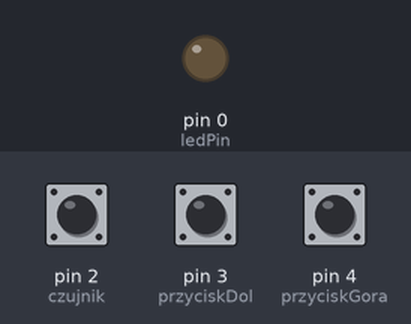
A sketch run on a simulated Arduino Uno, built with avr-gcc and run on an emulated ATmega328P. On the bench: output pins drawn as LEDs (lit = HIGH). The inputs (shaded band) are chosen by the test bench; at power-on: pin 4 (przyciskGora) HIGH, pin 2 (czujnik) HIGH, pin 3 (przyciskDol) HIGH.

Above: at 1.2 s.
1.3 s: pin 4 (przyciskGora) pulled LOW for 0.15 s
At 1.8 s:
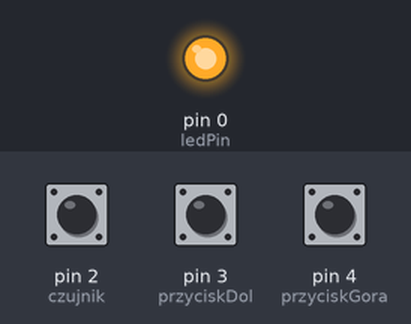
2.9 s: pin 2 (czujnik) pulled LOW for 0.15 s
At 4.0 s:
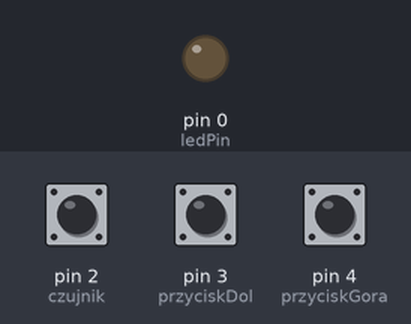
6.0 s: pin 2 (czujnik) pulled LOW for 1 s
Timing chart, 0 to 11.8 s (numbered marks = the images above; inputs shaded):
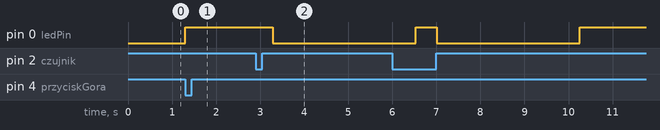

Measured:
- after the input at 1.3 s, pin 0 (ledPin): LOW → HIGH at once
- after the input at 2.9 s, pin 0 (ledPin): HIGH → LOW after 0.39 s

The sketch:

5_sterownik_LEDkod.ino
```cpp
const int ledPin = 0;
const int czujnik = 2;
const int przyciskDol = 3;
const int przyciskGora = 4;

bool poprzedniStan = HIGH;
bool czyPracuje = false;
float faza = 0.5;

unsigned long czasWcisniecia = 0;
unsigned long ostatniaZmiana = 0;
unsigned long ostatniKrokAnimacji = 0;

bool oczekiwanie = false;

float maxJasnosc = 125;
const float krokJasnosci = 3;
const int odstepZmiany = 30;
const int odstepAnimacji = 1;

void setup() {
  pinMode(ledPin, OUTPUT);
  pinMode(czujnik, INPUT_PULLUP);
  pinMode(przyciskDol, INPUT_PULLUP);
  pinMode(przyciskGora, INPUT_PULLUP);
}

void loop() {
  bool stan = digitalRead(czujnik);
  bool dol = digitalRead(przyciskDol) == LOW;
  bool gora = digitalRead(przyciskGora) == LOW;


  if (millis() - ostatniaZmiana >= odstepZmiany) {
    if (dol) {
      maxJasnosc -= krokJasnosci;
      if (maxJasnosc < 10) maxJasnosc = 10;
      ostatniaZmiana = millis();
    }
    if (gora) {
      maxJasnosc += krokJasnosci;
      if (maxJasnosc > 255) maxJasnosc = 255;
      ostatniaZmiana = millis();
    }
  }


  if (stan == LOW && poprzedniStan == HIGH && !czyPracuje) {
    oczekiwanie = true;
    czasWcisniecia = millis();
  }


  if (stan == HIGH && poprzedniStan == LOW) {
    oczekiwanie = false;
  }


  if (oczekiwanie && millis() - czasWcisniecia >= 150) {
    oczekiwanie = false;
    czyPracuje = true;
    faza = 0.5;
  }


  if (czyPracuje && millis() - ostatniKrokAnimacji >= odstepAnimacji) {
    ostatniKrokAnimacji = millis();
    faza += 0.00055;

    float sine = sin(faza * PI) * 0.5 + 0.5;
    int pwm = (int)(pow(sine, 2.2) * (float)maxJasnosc);
    analogWrite(ledPin, pwm);

    if (faza >= 2.5) {
      faza = 0.5;
      if (stan == HIGH) {
        czyPracuje = false;
        analogWrite(ledPin, maxJasnosc);
      }
    }
  } else if (!czyPracuje) {
    analogWrite(ledPin, maxJasnosc);
  }

  poprzedniStan = stan;
}
```
